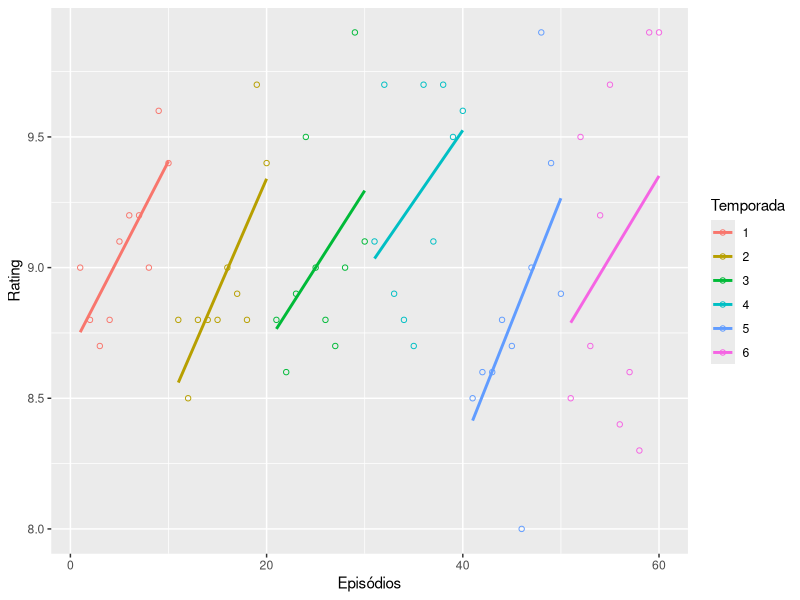
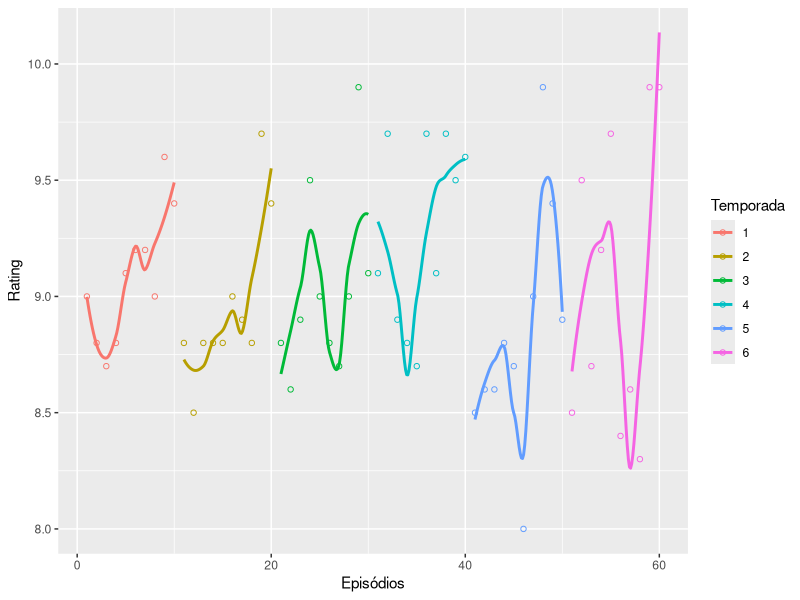

These figures' R source, in order:
# read the data and combine the columns

got.season  <- scan(file="got.season.dat")
got.episode <- scan(file="got.episode.dat")
got.rating  <- scan(file="got.rating.dat")

got           <- cbind(got.season, got.episode, got.rating)
got           <- data.frame(got)
colnames(got) <- c("Temporada", "Episode", "Rating")

ordem <- sort(got.season*100 + got.episode, index.return=TRUE)$ix

got      <- got[ordem, ]
got[, 1] <- as.character(got[, 1])

# plots

library(ggplot2)

#qplot(1:length(ordem), Rating, data=twentyfour, color=Season, xlab="Episode", ylab="Rating", main="24 Ratings by Season")

Episódios = 1:length(ordem)

ggplot(got, aes(x=Episódios, y=Rating, color=Temporada), xlab="Episódio", ylab="Rating", main="Game of Thrones Ratings por Temporada") + geom_smooth(method=lm,se=FALSE) + geom_point(shape=1, solid=TRUE)

ggplot(got, aes(x=Episódios, y=Rating, color=Temporada), xlab="Episódio", ylab="Rating", main="Game of Thrones Ratings por Temporada") + geom_smooth(method=loess,se=FALSE) + geom_point(shape=1, solid=TRUE)
